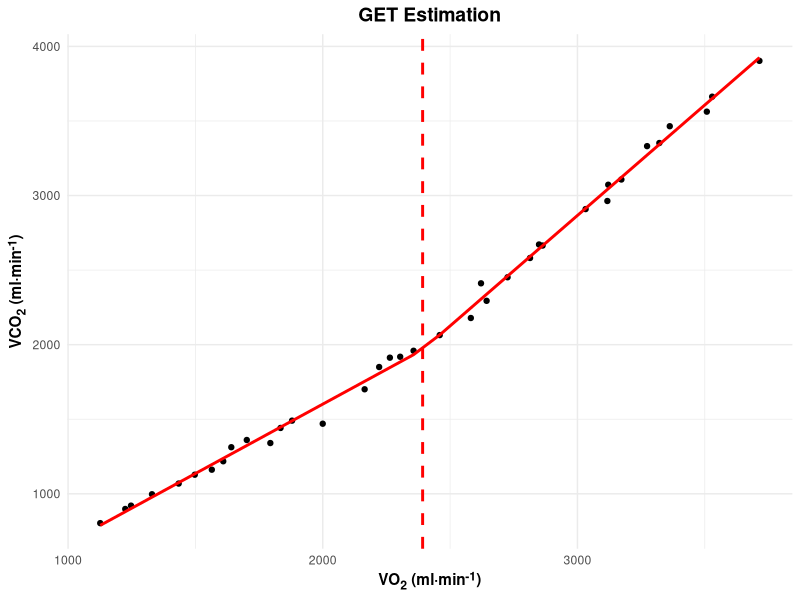
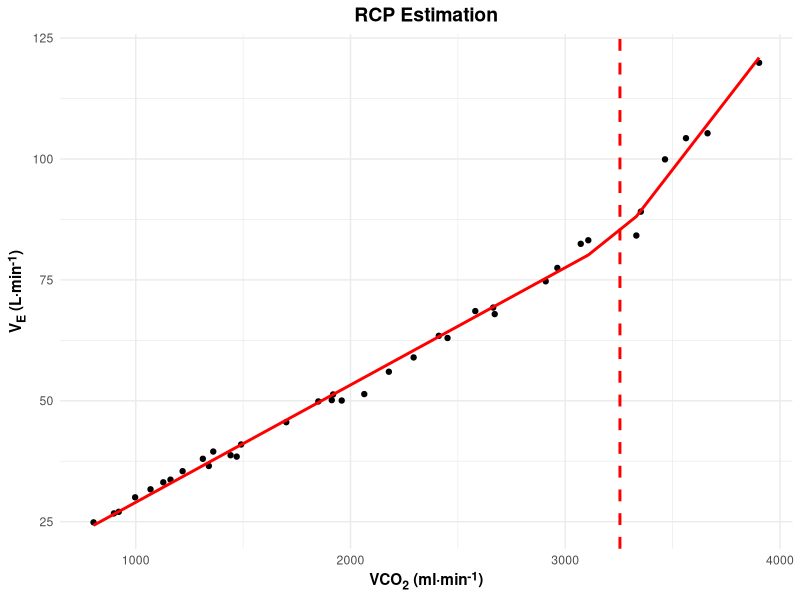
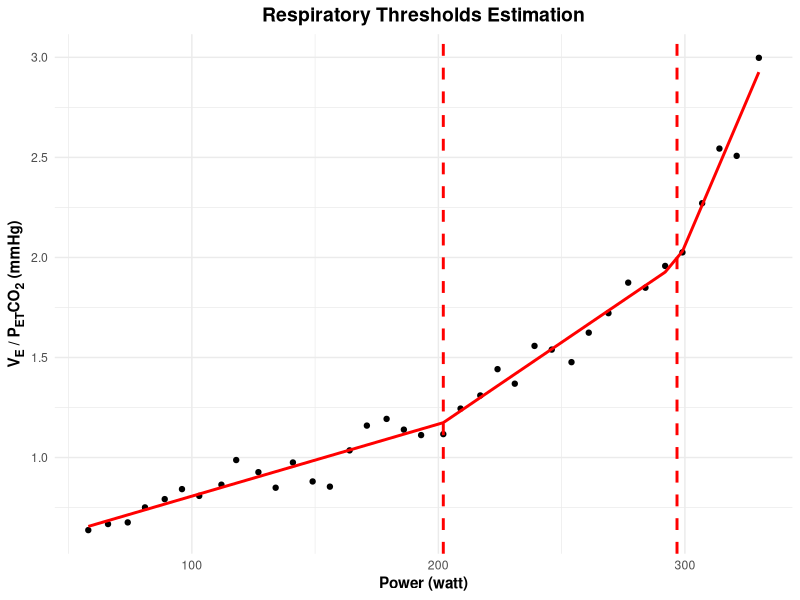
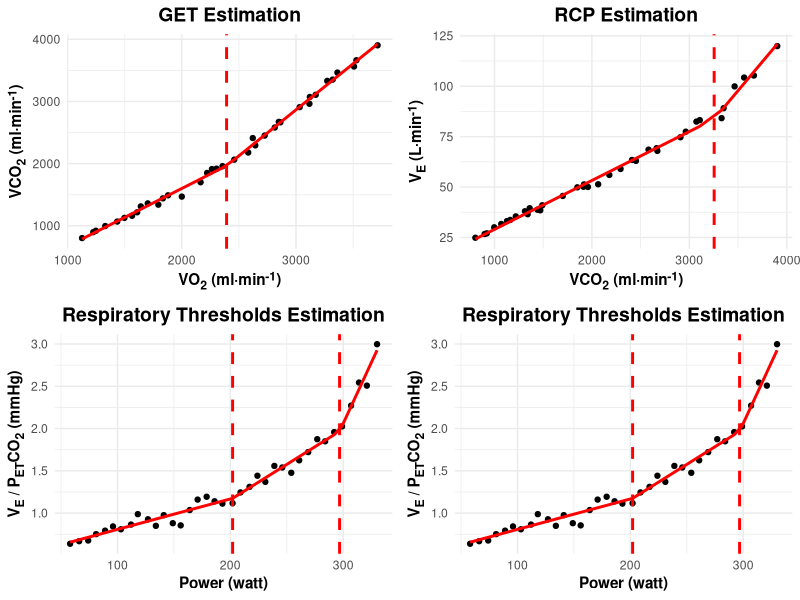

The R script that drew these images, in order:
if (!require("ggplot2")) install.packages("ggplot2")
if (!require("ggtext")) install.packages("ggtext")
if (!require("gridExtra")) install.packages("gridExtra")
if (!require("readxl")) install.packages("readxl")
if (!require("segmented")) install.packages("segmented")

library(ggplot2)
library(ggtext)
library(gridExtra)
library(readxl)
library(segmented)

# assuming the data file and source file are in the working directory
df1 <- read_excel("Sample_Data_1.xlsx",sheet = "95")
#df1 <- read_excel("Sample_Data_2.xlsx",sheet = "38")
df1

df1$RT <- df1$VE/df1$PETCO2
attach(df1)

#GET

gr1_get <- ggplot(df1, aes(x = VO2, y = VCO2)) + geom_point()+
  labs(title = "**GET Estimation**", 
       x ="**VO<sub>2</sub> (ml&middot;min<sup>-1</sup>)**",
       y = "**VCO<sub>2</sub> (ml&middot;min<sup>-1</sup>)**")+
  theme_minimal() +
  theme(plot.title = element_markdown(size = 14, hjust=0.5),
    axis.title.y = element_markdown(),
    axis.title.x = element_markdown())
lm1 <- lm(VCO2 ~ VO2)

seg_get <- segmented(lm1, seg.Z = ~ VO2, npsi = 1)
summary(seg_get)
# estimation of the breakpoint
seg_get$psi
# estimation of the slopes
slope(seg_get)

fit1 <- fitted(seg_get)
model1 <- data.frame(VO2 = VO2, VCO2 = fit1)

# plot the fitted model
gr2_get <- gr1_get + geom_line(data = model1, aes(x = VO2, y = VCO2), colour = "red",linewidth=1)+
  geom_vline(xintercept = seg_get$psi[,2], linetype = 2,colour="red",linewidth=1)
gr2_get

#RCP
gr1_rcp <- ggplot(df1, aes(x = VCO2, y = VE)) + geom_point()+
  labs(title = "**RCP Estimation**", 
       x ="**VCO<sub>2</sub> (ml&middot;min<sup>-1</sup>)**",
       y = "**V<sub>E</sub> (L&middot;min<sup>-1</sup>)**")+
    theme_minimal() +
    theme(plot.title = element_markdown(size = 14, hjust=0.5),
          axis.title.y = element_markdown(),
          axis.title.x = element_markdown())

lm2 <- lm(VE ~ VCO2)

seg_rcp <- segmented(lm2, seg.Z = ~ VCO2, npsi = 1)
summary(seg_rcp)
# estimation of the breakpoint
seg_rcp$psi
# estimation of the slopes
slope(seg_rcp)

fit2 <- fitted(seg_rcp)
model2 <- data.frame(VCO2 = VCO2, VE = fit2)

# plot the fitted model
gr2_rcp <- gr1_rcp + geom_line(data = model2, aes(x = VCO2, y = VE), colour = "red",linewidth=1)+
  geom_vline(xintercept = seg_rcp$psi[,2], linetype = "dashed",colour="red",linewidth=1)
gr2_rcp

#RT
gr1_rt <- ggplot(df1, aes(x = watt, y = RT)) + geom_point()+
  labs(title = "**Respiratory Thresholds Estimation**", 
       x ="**Power (watt)**",
       y = "**V<sub>E</sub> / P<sub>ET</sub>CO<sub>2</sub> (mmHg)**")+
  theme_minimal() +
  theme(plot.title = element_markdown(size = 14, hjust=0.5),
        axis.title.y = element_markdown(),
        axis.title.x = element_markdown())

lm3 <- lm(RT ~ watt)

seg_rt <- segmented(lm3, seg.Z = ~ watt, npsi = 2)
summary(seg_rt)

# estimation of the breakpoints
seg_rt$psi
# estimation of the slopes
slope(seg_rt)

fit3 <- fitted(seg_rt)
model3 <- data.frame(watt = watt, VE_PETCO2 = fit3)

# plot the fitted model
gr2_rt <- gr1_rt + geom_line(data = model3, aes(x = watt, y = VE_PETCO2), colour = "red",linewidth=1)+
  geom_vline(xintercept = seg_rt$psi[,2], linetype = "dashed",colour="red",linewidth=1)
gr2_rt

# Obtaining the corresponding watt value for GET using interpolation
x_closest_get <- sapply(seg_get$psi[,2], function(bp) { 
  d <- abs(VO2 - bp)
  indd <-  which.min(d)
  e <- c(VO2[indd])
  c(index_pos=indd,closest_VO2=e)
})

watt_breakpoints_get <- approx(VO2, watt, xout=seg_get$psi[,2])$y

# Obtaining the corresponding watt value for RCP using interpolation
x_closest_rcp <- sapply(seg_rcp$psi[,2], function(bp) {
  d <- abs(VCO2 - bp)
  indd <-  which.min(d)
  e <- c(VCO2[indd])
  c(index_pos=indd,closest_VCO2=e)
})

watt_breakpoints_rcp <- approx(VCO2, watt, xout=seg_rcp$psi[,2])$y

# all breakpoints

str1 <- c("GET_VO2","RCP_VCO2","RT_watt")
str2 <- c("Threshold1","Threshold2")
m1 <- rbind(c(seg_get$psi[,2],NA),c(NA,seg_rcp$psi[,2]),seg_rt$psi[,2])
row.names(m1) <- str1
colnames(m1) <- str2

str1 <- c("GET_watt","RCP_watt","RT_watt")
str2 <- c("Threshold1","Threshold2")
m2 <- rbind(c(watt_breakpoints_get,NA),c(NA,watt_breakpoints_rcp),seg_rt$psi[,2])
row.names(m2) <- str1
colnames(m2) <- str2
m1
m2

grid.arrange(gr2_get,gr2_rcp,gr2_rt,gr2_rt,ncol=2)

detach(df1)
